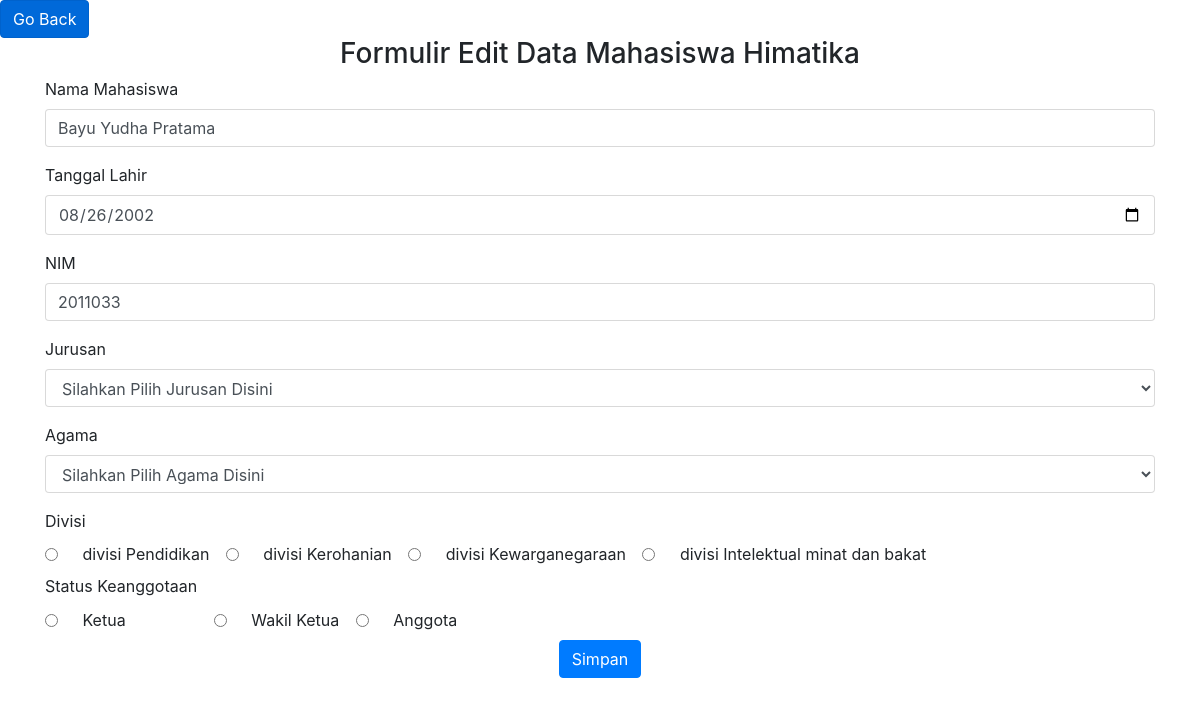
The app's page /edit.php?id=20 with its own data.
### tables this page shows
CREATE TABLE `tb_himatika` (
  `id` int(5) NOT NULL,
  `nama_mahasiswa` varchar(55) NOT NULL,
  `tanggal_lahir` date NOT NULL,
  `NIM` varchar(10) NOT NULL,
  `jurusan` varchar(30) NOT NULL,
  `agama` varchar(30) NOT NULL,
  `divisi` varchar(50) NOT NULL,
  `status` varchar(50) NOT NULL
);

### edit.php (the view, shortened to what this page needs)
<?php
include("config.php");
$id = $_GET['id'];
$sql = "SELECT * FROM tb_himatika WHERE id=$id";
$query = mysqli_query($connection, $sql);
$himatika = mysqli_fetch_assoc($query);
?>
<!DOCTYPE html>
<html lang="en">
<head>
    <link rel="stylesheet" href="css/bootstrap.css">
</head>
<body>
    <a href="index.php" class="btn btn-primary btn-md active" role="button" aria-pressed="true">Go Back</a>
    <div class="container">
    <h3><center>Formulir Edit Data Mahasiswa Himatika</center></h3>
    <form action="proses-edit.php" method="POST">
            <div class="mb-3">
            <label for="nama_mahasiswa" class="form-label">Nama Mahasiswa</label>
            <input type="text" class="form-control" name="nama_mahasiswa" value="<?php echo $himatika['nama_mahasiswa'];?>">
            </div>
            <div class="mb-3">
            <label for="tanggal_lahir" class="form-label">Tanggal Lahir</label>
            <input type="date" class="form-control" name="tanggal_lahir" value="<?php echo $himatika['tanggal_lahir'];?>">
            </div>
            <div class="mb-3">
            <label for="NIM" class="form-label">NIM</label>
            <input type="text" class="form-control" name="NIM" value="<?php echo $himatika['NIM'];?>">
            </div>
            <div class="mb-3">
            <label for="jurusan" class="form-label">Jurusan</label><br>
            <select class="form-control" name="jurusan">
                <option selected disabled>Silahkan Pilih Jurusan Disini</option>
            </select>
            </div>
            <div class="mb-3">
            <label for="agama" class="form-label">Agama</label><br>
            <select class="form-control" name="agama">
                <option selected disabled>Silahkan Pilih Agama Disini</option>
            </select>
            </div>
            <div class="form-check form-check-inline">
                <label for="divisi">Divisi</label><br>
                <input class="form-check-label" type="radio" name="divisi" id="divisi1" value="divisi Pendidikan"
                <?php echo $himatika['divisi']?>>
                <label class="form-check-label" for="divisi">divisi Pendidikan</label>
            </div>
            <div class="form-check form-check-inline">
                <input class="form-check-label" type="radio" name="divisi" id="divisi2" value="divisi Kerohanian"
                <?php echo $himatika['divisi']?>>
                <label class="form-check-label" for="divisi">divisi Kerohanian</label>
            </div>
            <div class="form-check form-check-inline">
                <input class="form-check-label" type="radio" name="divisi" id="divisi3" value="divisi Kewarganegaraan"
                <?php echo $himatika['divisi']?>>
                <label class="form-check-label" for="divisi">divisi Kewarganegaraan</label>
            </div>
            <div class="form-check form-check-inline">
                <input class="form-check-label" type="radio" name="divisi" id="divisi4"
                value="divisi Intelektual minat dan bakat"<?php echo $himatika['divisi']?>>
                <label class="form-check-label" for="divisi">divisi Intelektual minat dan bakat</label>
            </div>
            <br>
            <div class="form-check form-check-inline">
                <label for="status">Status Keanggotaan</label><br>
                <input class="form-check-label" type="radio" name="status" id="status1"
                value="Ketua"<?php echo $himatika['status']?>>
                <label class="form-check-label" for="status">Ketua</label>
            </div>
            <div class="form-check form-check-inline">
                <input class="form-check-label" type="radio" name="status" id="status2"
                value="Wakil Ketua"<?php echo $himatika['status']?>>
                <label class="form-check-label" for="status">Wakil Ketua</label>
            </div>
            <div class="form-check form-check-inline">
                <input class="form-check-label" type="radio" name="status" id="status3"
                value="Anggota"<?php echo $himatika['status']?>>
                <label class="form-check-label" for="status">Anggota</label>
            </div>
            <center>
            <button class="btn btn-primary">Simpan</button>
            </center>
    </form>
    </div>
</body>
</html>

### records on screen
tb_himatika: nama_mahasiswa "Bayu Yudha Pratama", tanggal_lahir "08/26/2002", NIM "2011033"
